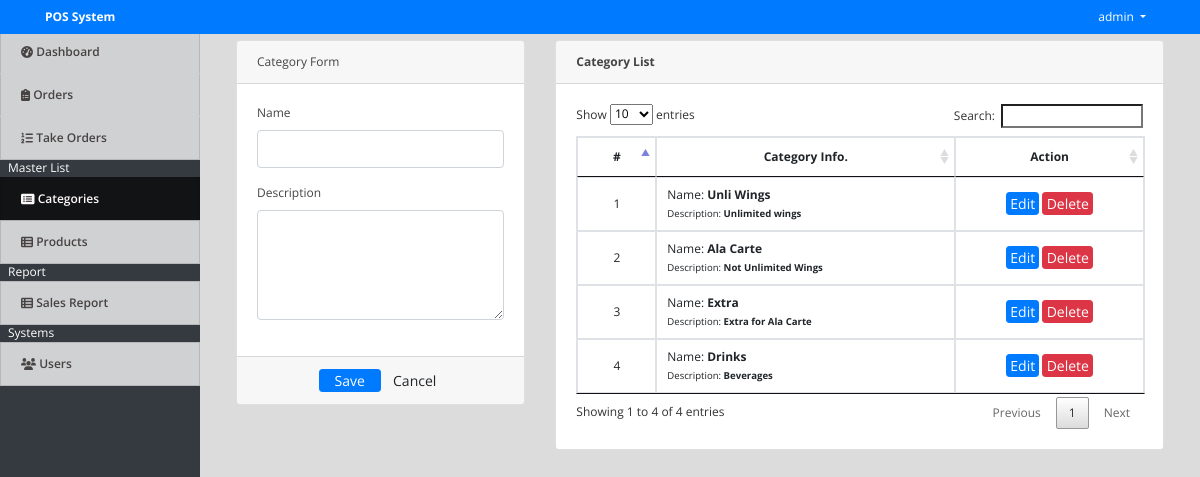
The page /index.php?page=categories (signed in) on the database its author committed.
### tables this page shows
CREATE TABLE `categories` (
  `id` int(30) NOT NULL,
  `name` varchar(200) NOT NULL,
  `description` text NOT NULL
);

### categories.php (the view, shortened to what this page needs)
<?php include('db_connect.php');?>
<div class="container-fluid">
	<div class="col-lg-12">
		<div class="row">
			<div class="col-md-4">
			<form action="" id="manage-category">
				<div class="card">
					<div class="card-header">
						    Category Form
				  	</div>
					<div class="card-body">
							<div class="form-group">
								<label class="control-label">Name</label>
								<input type="text" class="form-control" name="name">
							</div>
							<div class="form-group">
								<label class="control-label">Description</label>
								<textarea name="description" id="description" cols="30" rows="4" class="form-control"></textarea>
							</div>
					</div>
					<div class="card-footer">
						<div class="row">
							<div class="col-md-12">
								<button class="btn btn-sm btn-primary col-sm-3 offset-md-3"> Save</button>
								<button class="btn btn-sm btn-default col-sm-3" type="button" onclick="$('#manage-category').get(0).reset()"> Cancel</button>
							</div>
						</div>
					</div>
				</div>
			</form>
			</div>
			<div class="col-md-8">
				<div class="card">
					<div class="card-header">
						<b>Category List</b>
					</div>
					<div class="card-body">
						<table class="table table-bordered table-hover">
							<thead>
								<tr>
									<th class="text-center">#</th>
									<th class="text-center">Category Info.</th>
									<th class="text-center">Action</th>
								</tr>
							</thead>
							<tbody>
								<?php
								$i = 1;
								$category = $conn->query("SELECT * FROM categories order by id asc");
								while($row=$category->fetch_assoc()):
								?>
								<tr>
									<td class="text-center"><?php echo $i++ ?></td>
									<td class="">
										<p>Name: <b><?php echo $row['name'] ?></b></p>
										<p><small>Description: <b><?php echo $row['description'] ?></b></small></p>
									</td>
									<td class="text-center">
										<button class="btn btn-sm btn-primary edit_category" type="button" data-id="<?php echo $row['id'] ?>" data-description="<?php echo $row['description'] ?>" data-name="<?php echo $row['name'] ?>" >Edit</button>
										<button class="btn btn-sm btn-danger delete_category" type="button" data-id="<?php echo $row['id'] ?>">Delete</button>
									</td>
								</tr>
								<?php endwhile; ?>
							</tbody>
						</table>
					</div>
				</div>
			</div>
		</div>
	</div>
</div>

### assets/css/style.css (style rules this page uses)
body { font-family: "Open Sans", sans-serif; color: #444444; width: 100%; height: calc(100%); font-size: 12px; }
.btn-sm { padding: .0001rem .2rem; }

### index.php (style rules this page uses)
body { background: #80808045; }

### categories.php (style rules this page uses)
td { vertical-align: middle !important; }
td p { margin:unset; }

### rows shown on the page
categories: name "Unli Wings", description "Unlimited wings"
categories: name "Ala Carte", description "Not Unlimited Wings"
categories: name "Extra", description "Extra for Ala Carte"
categories: name "Drinks", description "Beverages"

### other values the page prints
$_SESSION['login_name'] "admin"
